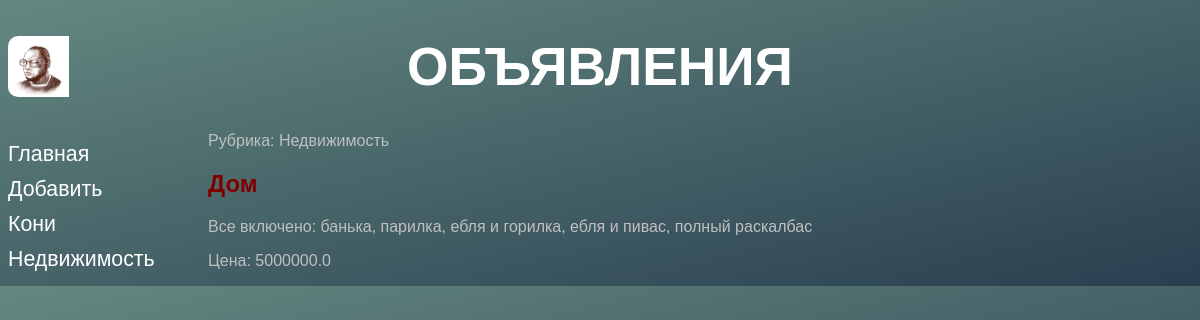
/bboard/detail/3/, run on an earlier commit of the app's database.
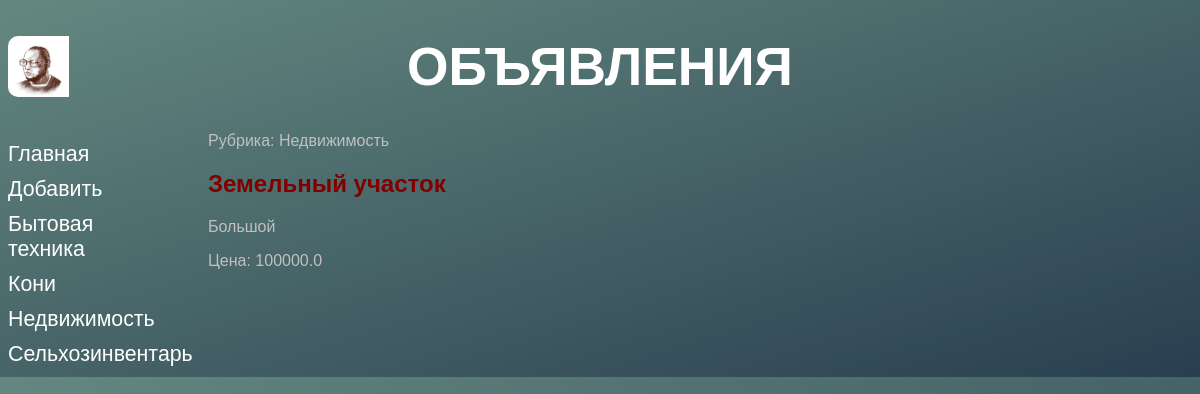
And on a later commit of the database.
### bboard/models.py (models this page shows, shortened)
class Rubric(models.Model):
	name = models.CharField(max_length = 20, db_index = True, verbose_name = 'Название')
	class Meta:
		verbose_name_plural = 'Рубрики'
		verbose_name = 'Рубрика'
		ordering = ['name']

class Bb(models.Model):
	title = models.CharField(max_length = 50, verbose_name = 'Товар',
		validators = [validators.RegexValidator(regex = '^.{4,}$')],
		error_messages = {'invalid': 'Неправильное название товара'})
	content = models.TextField(null = True, blank = True, verbose_name = 'Описание')
	price = models. FloatField(null = True, blank = True, verbose_name = 'Цена')
	published = models.DateTimeField(auto_now_add = True, db_index = True, verbose_name = 'Опубликованно')
	rubric = models.ForeignKey('Rubric', null = True, on_delete = models.PROTECT, verbose_name = 'Рубрика')
	def title_and_prices(self):
		if self.price:
			return '%s (%.2f)' % (self.title, self.price)
		else:
			return self.title
	title_and_prices.short_description = 'Название и цена'
	class Meta:
		verbose_name_plural = 'Объявления'
		verbose_name = 'Объявление'
		ordering = ['-published']

### bboard/views.py (the view)
# urls.py: path('detail/<int:pk>/', BbDetailView.as_view(), name = 'detail'),
class BbDetailView(DetailView):
	model = Bb
	def get_context_data(self, *args, **kwargs):
		context = super().get_context_data(*args, **kwargs)
		context['rubrics'] = Rubric.objects.all()
		return context

### bboard/templates/bboard/bb_detail.html (shortened to what this page needs)
{% extends "layout/basic.html" %}
{% block content %}
	<p>Рубрика: {{ bb.rubric.name }} </p>
	<h2>{{ bb.title }}</h2>
	<p>{{ bb.content }}</p>
	<p>Цена: {{bb.price}}</p>
{% endblock %}

### bboard/templates/layout/basic.html (shortened to what this page needs)
{% load static %}
<!DOCTYPE html>
<html>
<head>
	<link rel="stylesheet" type="text/css" href="{% static 'bboard/style.css' %}">
</head>
<body>
	<header>
		<h1>Объявления</h1>
	</header>
	<nav>
		<a href="{% url 'index' %}">Главная</a>
		<a href="{% url 'add' %}">Добавить</a>
		{% for rubric in rubrics %}
		<a href="{% url 'by_rubric' rubric.pk %}" class="ark">{{rubric.name}}</a>
		{% endfor %}
	</nav>
	<section>
		{% block content %}
		{% endblock %}
	</section>
</body>
</html>

What changed in the data, as far as the page shows it:
added Rubric: name "Бытовая техника"
added Rubric: name "Сельхозинвентарь"
changed Bb "Недвижимость": title "Дом" → "Земельный участок"; content "Все включено: банька, парилка, ебля и горилка, ебля и пивас, полный раскалбас" → "Большой"; price "5000000.0" → "100000.0"
